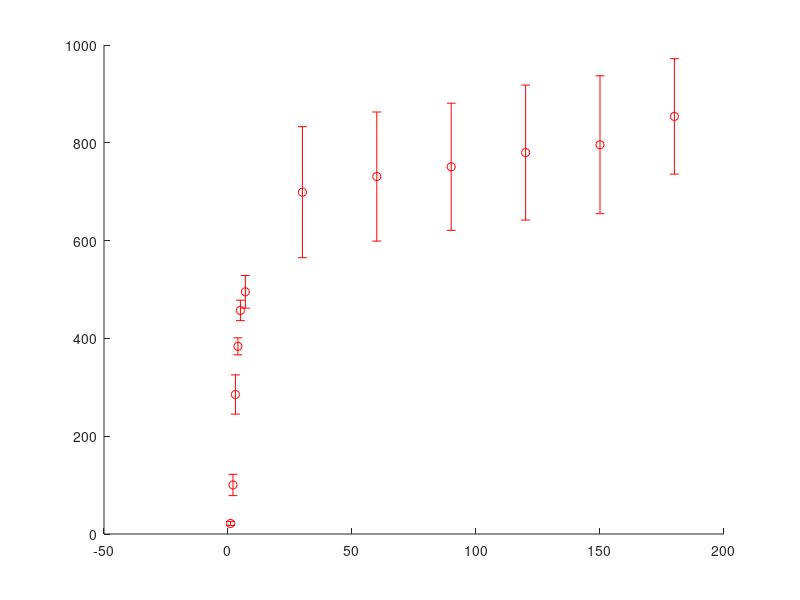

Write the MATLAB code that produced this figure. (Note: this script raises an error after producing the figure.)
days = (1:185)';
dataMilk = load('metaStudy.txt');

realMilk = dataMilk(:,2);
realDeviation = dataMilk(:,3);


milkModel = pchip(dataMilk(:,1), dataMilk(:,2), days);
    
close all
hold all
errorbar(dataMilk(:,1), realMilk, realDeviation, 'ro', 'linewidth', 2);
plot(days, milkModel, 'k--', 'linewidth', 2);
xlabel('Day')
ylabel('Ml Milk')
ylim([0 1000]);
xlim([0 200]);
legend('Data', 'Model', 'location', 'se')

result = [days milkModel];
result




